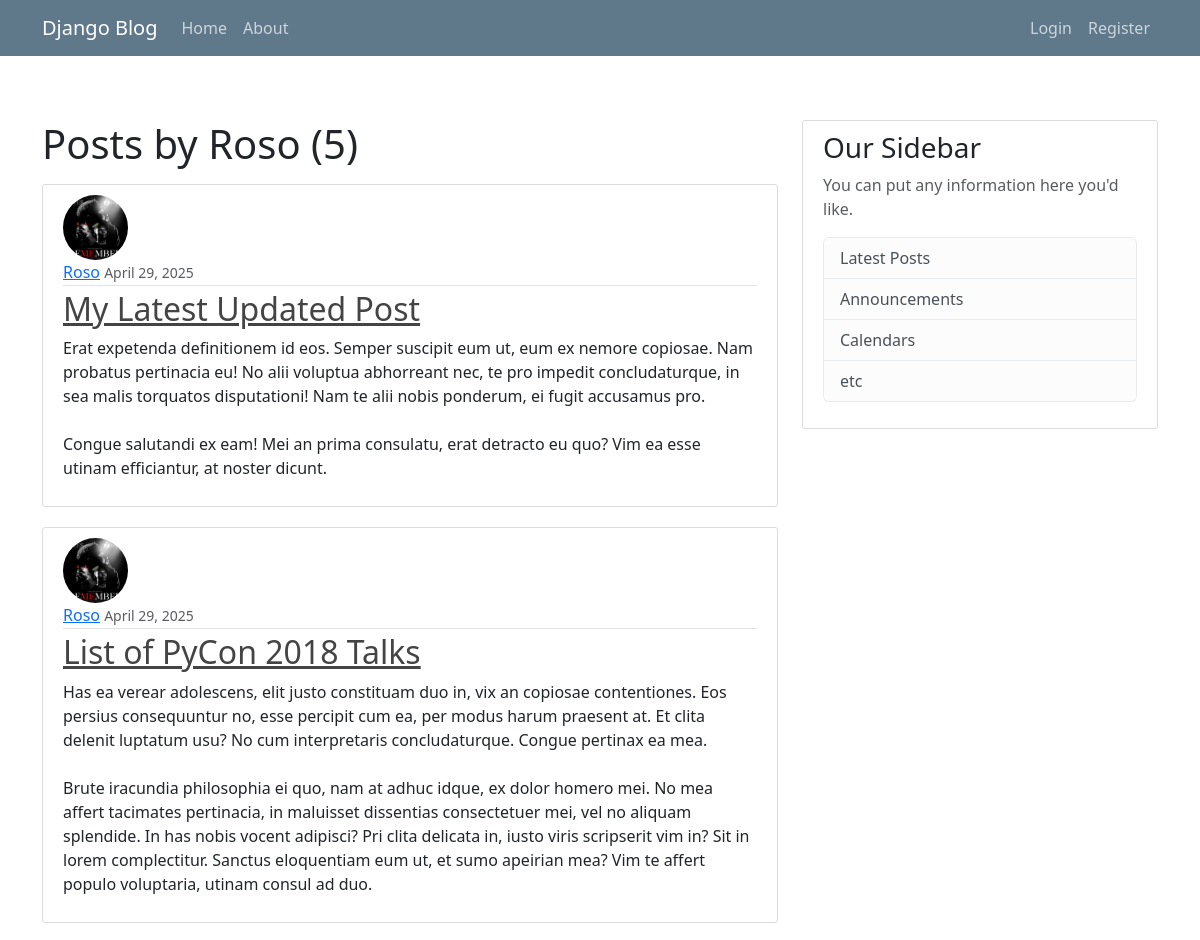
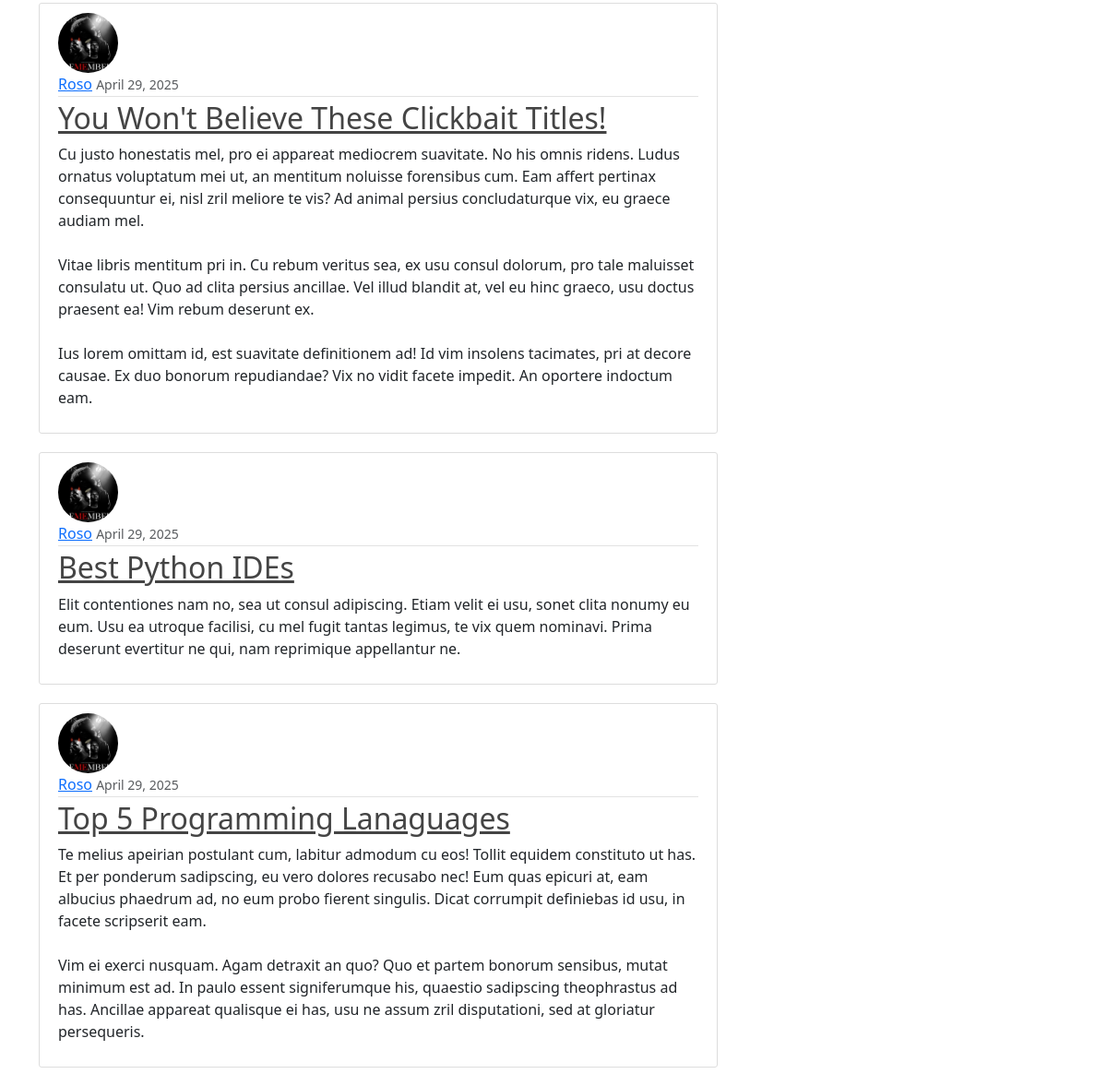
Page /user/Roso on the committed database (2 pictures, top to bottom).
### blog/models.py (models this page shows, shortened)
class Post(models.Model):
    title = models.CharField(max_length=100)
    content = models.TextField()
    date_posted = models.DateTimeField(default=timezone.now)
    author = models.ForeignKey(User, on_delete=models.CASCADE)

### users/models.py (models this page shows, shortened)
class Profile(models.Model):
    user = models.OneToOneField(User, on_delete=models.CASCADE)
    image = models.ImageField(default='default.jpg', upload_to='profile_pics')

### blog/views.py (the view)
# urls.py: path('user/<str:username>', UserPostListView.as_view(), name='user-posts'),
class UserPostListView(ListView):
    model = Post
    template_name = 'blog/user_posts.html' # <app>/<model>_<viewtype>.html
    context_object_name = 'posts'
    paginate_by = 5
    def get_queryset(self):
        user = get_object_or_404(User, username=self.kwargs.get('username'))
        return Post.objects.filter(author=user).order_by('-date_posted')

### blog/templates/blog/user_posts.html (shortened to what this page needs)
{% extends "blog/base.html" %}
{% block content %}
    <h1 class="mb-3">Posts by {{ view.kwargs.username }} ({{ page_obj.paginator.count }})</h1>
    {% for post in posts %}
        <article class="media content-section">
            <img class="rounded-circle article-img" src="{{ post.author.profile.image.url }}" >
            <div class="media-body">
            <div class="article-metadata">
                <a class="mr-2" href="{% url 'user-posts' post.author.username %}">{{ post.author }}</a>
                <small class="text-muted">{{ post.date_posted|date:"F d, Y" }}</small>
            </div>
            <h2><a class="article-title" href="{% url 'post-detail' post.id %}">{{ post.title }}</a></h2>
            <p class="article-content">{{ post.content }}</p>
            </div>
        </article>
    {% endfor %}
{% endblock content %}

### blog/static/blog/main.css (style rules this page uses)
body { background: #fafafa; color: #333333; margin-top: 6rem !important; }
h1, h2, h3, h4, h5, h6 { color: #444444; }
.content-section { background: #ffffff; padding: 10px 20px; border: 1px solid #dddddd; border-radius: 3px; margin-bottom: 20px; }
.article-title { color: #444444; }
.article-content { white-space: pre-line; }
.article-img { height: 65px; width: 65px; margin-right: 16px; }
.article-metadata { padding-bottom: 1px; margin-bottom: 4px; border-bottom: 1px solid #e3e3e3 }

### rows in the picture
Post: author.profile.image (picture), author "Roso", date_posted "April 29, 2025", title "My Latest Updated Post", content "Erat expetenda definitionem id eos. Semper suscipit eum ut, eum ex nemore copiosae. Nam probatus pertinacia eu! No alii voluptua abhorreant nec, te pro impedit concludaturque, in sea malis torquatos disputationi! Nam te alii nobis ponderum, ei fugit accusamus pro. Congue salutandi ex eam! Mei an prima consulatu, erat detracto eu quo? Vim ea esse utinam efficiantur, at noster dicunt."
Post: author.profile.image (picture), author "Roso", date_posted "April 29, 2025", title "List of PyCon 2018 Talks", content "Has ea verear adolescens, elit justo constituam duo in, vix an copiosae contentiones. Eos persius consequuntur no, esse percipit cum ea, per modus harum praesent at. Et clita delenit luptatum usu? No cum interpretaris concludaturque. Congue pertinax ea mea. Brute iracundia philosophia ei quo, nam at adhuc idque, ex dolor homero mei. No mea affert tacimates pertinacia, in maluisset dissentias consectetuer mei, vel no aliquam splendide. In has nobis vocent adipisci? Pri clita delicata in, iusto viris scripserit vim in? Sit in lorem complectitur. Sanctus eloquentiam eum ut, et sumo apeirian mea? Vim te affert populo voluptaria, utinam consul ad duo."
Post: author.profile.image (picture), author "Roso", date_posted "April 29, 2025", title "You Won't Believe These Clickbait Titles!", content "Cu justo honestatis mel, pro ei appareat mediocrem suavitate. No his omnis ridens. Ludus ornatus voluptatum mei ut, an mentitum noluisse forensibus cum. Eam affert pertinax consequuntur ei, nisl zril meliore te vis? Ad animal persius concludaturque vix, eu graece audiam mel. Vitae libris mentitum pri in. Cu rebum veritus sea, ex usu consul dolorum, pro tale maluisset consulatu ut. Quo ad clita persius ancillae. Vel illud blandit at, vel eu hinc graeco, usu doctus praesent ea! Vim rebum deserunt ex. Ius lorem omittam id, est suavitate definitionem ad! Id vim insolens tacimates, pri at decore causae. Ex duo bonorum repudiandae? Vix no vidit facete impedit. An oportere indoctum eam."
Post: author.profile.image (picture), author "Roso", date_posted "April 29, 2025", title "Best Python IDEs", content "Elit contentiones nam no, sea ut consul adipiscing. Etiam velit ei usu, sonet clita nonumy eu eum. Usu ea utroque facilisi, cu mel fugit tantas legimus, te vix quem nominavi. Prima deserunt evertitur ne qui, nam reprimique appellantur ne."
Post: author.profile.image (picture), author "Roso", date_posted "April 29, 2025", title "Top 5 Programming Lanaguages", content "Te melius apeirian postulant cum, labitur admodum cu eos! Tollit equidem constituto ut has. Et per ponderum sadipscing, eu vero dolores recusabo nec! Eum quas epicuri at, eam albucius phaedrum ad, no eum probo fierent singulis. Dicat corrumpit definiebas id usu, in facete scripserit eam. Vim ei exerci nusquam. Agam detraxit an quo? Quo et partem bonorum sensibus, mutat minimum est ad. In paulo essent signiferumque his, quaestio sadipscing theophrastus ad has. Ancillae appareat qualisque ei has, usu ne assum zril disputationi, sed at gloriatur persequeris."

### other values in the picture
{{ view.kwargs.username }} "Roso"
{{ page_obj.paginator.count }} "5"
